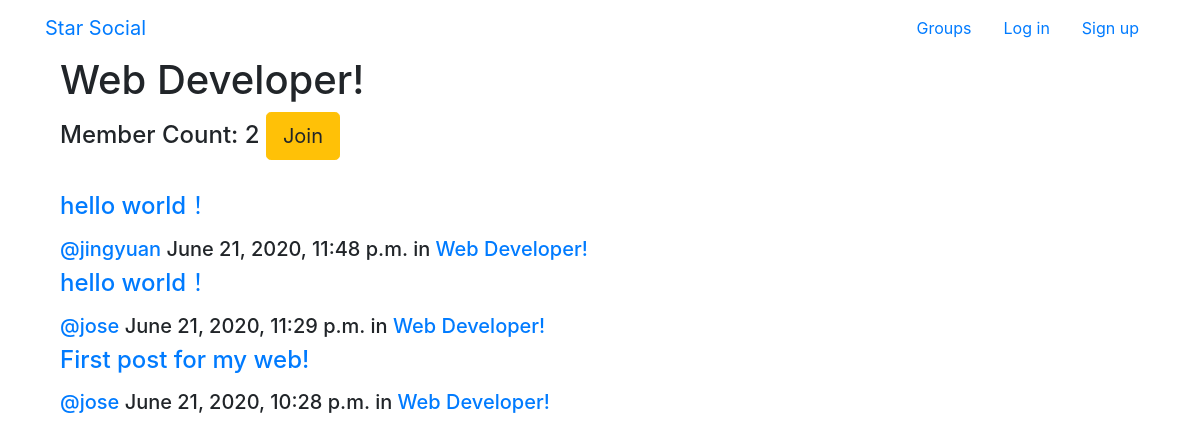
The app's page /groups/posts/in/web-developer/ with its own data.
### groups/models.py (models this page shows, shortened)
class Group(models.Model):
    name = models.CharField(max_length=255, unique=True)
    slug = models.SlugField(allow_unicode=True, unique=True)
    description = models.TextField(blank=True, default='')
    description_html = models.TextField(editable=False, default='', blank=True)
    members = models.ManyToManyField(User, through="GroupMember")
    class Meta:
        ordering = ["name"]

### posts/models.py (models this page shows, shortened)
class Post(models.Model):
    user = models.ForeignKey(User, related_name="posts", on_delete=models.CASCADE)
    created_at = models.DateTimeField(auto_now=True)
    message = models.TextField()
    message_html = models.TextField(editable=False)
    group = models.ForeignKey(Group, related_name="posts", null=True, blank=True, on_delete=models.CASCADE)
    class Meta:
        ordering = ["-created_at"]
        unique_together = ["user", "message"]

### groups/views.py (the view)
# urls.py: path('posts/in/<slug:slug>/', views.SingleGroup.as_view(), name='single'),
class SingleGroup(generic.DetailView):
    model = Group

### groups/templates/groups/group_detail.html
{% extends "groups/group_base.html" %}
{% block pregroup %}
<h1>{{group.name}}</h1>
<h4> Member Count: {{group.members.count}}
        {% if user in group.members.all %}
            <a href="{% url 'groups:leave' slug=group.slug %}" class="btn btn-lg btn-fill btn-warning">Leave</a>
        {% else %}
            <a href="{% url 'groups:join' slug=group.slug %}" class="btn btn-lg btn-fill btn-warning">Join</a>
        {% endif %}
</h4>
{% endblock %}
{% block group_content %}
    <div>
        {% if group.posts.count == 0 %}
            <h2>No posts in this group yet!</h2>
        {% else %}
		{% for post in group.posts.all %}
			{% include "posts/_post.html" %}
		{% endfor %}
        {% endif %}
    </div>
{% endblock %}

### groups/templates/groups/group_base.html
{% extends "base.html" %}
{% block content %}
<div class="container-fluid">
    {% block pregroup %}{% endblock %}<br>
    {% block group_content %}{% endblock %}<br>
    {% block postgroup %}{% endblock %}<br>
</div>
{% endblock %}

### templates/base.html (shortened to what this page needs)
<!DOCTYPE html>
{% load static %}
<html lang="en">
<head>
    <link rel="stylesheet" href="https://stackpath.bootstrapcdn.com/bootstrap/4.5.0/css/bootstrap.min.css">
    <link rel="stylesheet" href="{% static 'social_media/css/master.css' %}">
</head>
<body>
<nav class="navbar mynav" role="navigation" id="navbar">
<div class="container" >
    <a class="navbar-brand bigbrand" href="{% url 'home' %}">Star Social</a>
    <ul class="nav justify-content-end ">
        {% if user.is_authenticated %}
            <li class="nav-item"><a href="{% url 'posts:create' %}" class="nav-link">Post</a></li>
            <li class="nav-item"><a href="{% url 'groups:all' %}" class="nav-link">Groups</a></li>
            <li class="nav-item"><a href="{% url 'groups:create' %}" class="nav-link">Create Group</a></li>
            <li class="nav-item"><a href="{% url 'accounts:logout' %}" class="nav-link">Log out</a></li>
        {% else %}
            <li class="nav-item"><a href="{% url 'groups:all' %}"class="nav-link">Groups</a></li>
            <li class="nav-item"><a href="{% url 'accounts:login' %}" class="nav-link">Log in</a></li>
            <li class="nav-item"><a href="{% url 'accounts:signup' %}" class="nav-link">Sign up</a></li>
        {% endif %}
    </ul>
</div>
</nav>
    <div class="container mycontent">
        {% block content %}
        {% endblock %}
    </div>
</body>
</html>

### posts/templates/posts/_post.html (shortened to what this page needs)
    <h4><a href="{% url 'posts:single' username=post.user.username pk=post.pk %}">{{ post.message_html|safe }}</a></h4>
	<div>
        <h5>
            <span class="username"><a href="{% url 'posts:for_user' username=post.user.username %}">@{{ post.user.username }}</a></span>
			<time class="time">{{ post.created_at }}</time>
			{% if post.group %}
			<span class="group-name">in <a href="#">{{ post.group.name }}</a></span>
			{% endif %}
		</h5>
	</div>

### records on screen
Group: name "Web Developer!", members.count "2"
Post: message_html "hello world！", user.username "jingyuan", created_at "June 21, 2020, 11:48 p.m.", group.name "Web Developer!"
Post: message_html "hello world！", user.username "jose", created_at "June 21, 2020, 11:29 p.m.", group.name "Web Developer!"
Post: message_html "First post for my web!", user.username "jose", created_at "June 21, 2020, 10:28 p.m.", group.name "Web Developer!"
